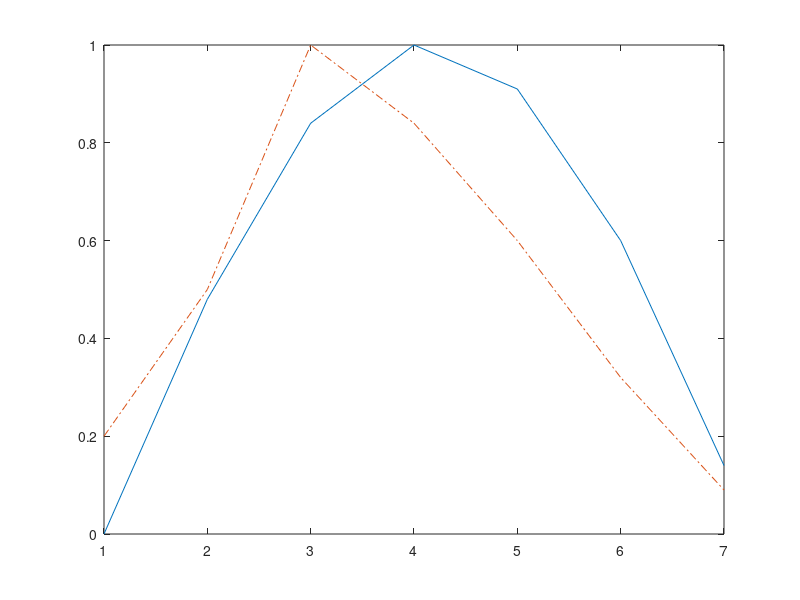

This chart was generated by the following MATLAB code:
% SKU CoE ITE - ParkSooYoung
% Grade 3 , Semester 1 , Chapter 1-3-1 , Number 1

Y = [0 .48 .84 1 .91 .6 .14];
plot(Y)

title('MATLAB Graph with Grid Lines')
xlabel('Index of the Elements of Y')
ylabel('Elements of Y')
grid

X = [1 2 3 4 5 6 7];
Y1 = [0 .48 .84 1 .91 .6 .14];
Y2 = [.2 .50 1 .84 .6 .32 .09];
plot(X,Y1, '-' ,X,Y2, '-.')
